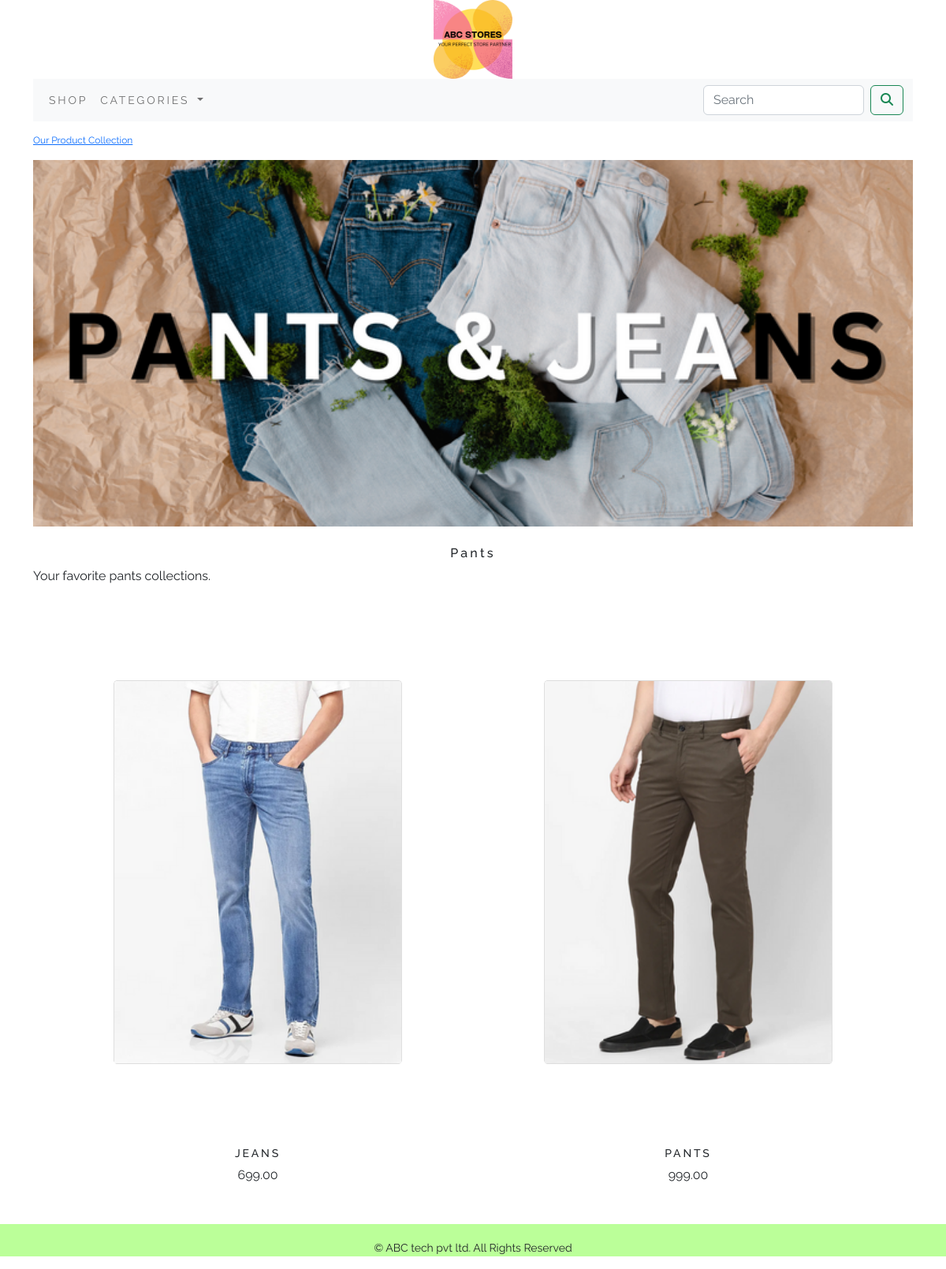
Screenshot of /shop/pants/ with the database file from the repository.
### shop/models.py (models this page shows, shortened)
class Category(models.Model):
    name=models.CharField(max_length=250,unique=True)
    slug=models.SlugField(max_length=250,unique=True)
    description=models.TextField()
    image=models.ImageField(upload_to='categoryimages',blank=True)
    class Meta:
        ordering=('name',)
        verbose_name='category'
        verbose_name_plural='categories'
    def get_url(self):
        return reverse('shop:product_by_category',args=[self.slug])

class Product(models.Model):
    name=models.CharField(max_length=250,unique=True)
    slug=models.SlugField(max_length=250,unique=True)
    description=models.TextField(blank=True)
    price=models.DecimalField(max_digits=10,decimal_places=2)
    category=models.ForeignKey(Category,on_delete=models.CASCADE)
    image=models.ImageField(upload_to='productimages',blank=True)
    stock=models.IntegerField()
    available=models.BooleanField(default=True)
    created=models.DateTimeField(auto_now_add=True)
    updated=models.DateTimeField(auto_now=True)
    def get_url(self):
        return reverse('shop:prodcatdetail',args=[self.category.slug,self.slug])
    class Meta:
        ordering=('name',)
        verbose_name='product'
        verbose_name_plural='products'

### shop/views.py (the view)
# urls.py: path('',views.allProdCat,name='allProdCat'),
def allProdCat(request,c_slug=None):
    c_page=None
    products_list = None
    if c_slug!=None:
        c_page=get_object_or_404(Category,slug=c_slug)
        products_list=Product.objects.all().filter(category=c_page,available=True)
    else:
        products_list=Product.objects.all().filter(available=True)
    paginator=Paginator(products_list,6)
    try:
        page=int(request.GET.get('page','1'))
    except:
        page=1
    try:
        products=paginator.page(page)
    except (EmptyPage,InvalidPage):
        products=paginator.page(paginator.num_pages)
    return render(request,'category.html',{ 'category':c_page,'products':products })

### cart/context_processors.py (called while the page is built)
def counter(request):
    item_count=0
    if 'admin' in request.path:
        return {}
    else:
        try:
            cart=Cart.objects.filter(cart_id=_cart_id(request))
            cart_item=CartItem.objects.all().filter(cart=cart[:1])
            for cart_item in cart_item:
                item_count += cart_item.quantity
        except Cart.DoesNotExist:
            item_count = 0
    return dict(item_count=item_count)

### cart/views.py (called while the page is built)
def _cart_id(request):
    cart=request.session.session_key
    if not cart:
        cart=request.session.create()
    return cart

### shop/context_processors.py (called while the page is built)
def menu_links(request):
    links=Category.objects.all()
    return dict(links=links)

### templates/category.html (shortened to what this page needs)
{% extends 'base.html' %}
{% load static %}
{% block content %}
{% if category %}
<div>
    <div class="row my_row_class">
        <div class="mx_auto">
            <p><a href="{% url 'shop:allProdCat' %}">Our Product Collection</a></p>
        </div>
    </div>
</div>
{% endif %}
{% if category %}
<div class="mx_auto">
    <img class="my_image" src="{{category.image.url}}" alt="{{category.name}}">
</div>
<br>
<div>
    <h1 class="text-center my_title" >{{category.name}}</h1>
    <p class="text-justify">{{category.description}}</p>
</div>
{% endif %}
<div class="container">
    <div class="row mx-auto">
        {% for product in products.object_list %}
        <div class="my_bottom_margin col-12 col-sm-12 col-md-12 col-lg-6" >
            <div class="card text-center" style="transform:scale(0.7)">
                <a href="{{product.get_url}}"><img class="card-img-top my_image" src="{{product.image.url}}"  alt="{{product.name}}"></a>
            </div>
            <div class="card-body text-center">
                <h4>{{product.name}}</h4>
                <p>{{product.price}}</p>
            </div>
        </div>
        {% endfor %}
    </div>
    <br>
</div>
{% endblock %}

### static/css/custom.css (style rules this page uses)
body { font-family: 'Raleway', sans-serif; }
.my_row_class { padding-top:15px; }
.my_row_class .mx_auto { color:#000; font-size:12px; }
.my_image { width:100%; height:auto; }
.my_title { font-size:16px; text_transform:uppercase; letter-spacing:0.2em; }
.my_bottom_margin { margin-bottom:10px; }
.card-body h4 { font-size:14px; text-transform:uppercase; letter-spacing:0.2em }

### rows the page displays
Category: image (picture), name "Pants", description "Your favorite pants collections."
Product: image (picture), name "JEANS", price "699.00"
Product: image (picture), name "PANTS", price "999.00"
